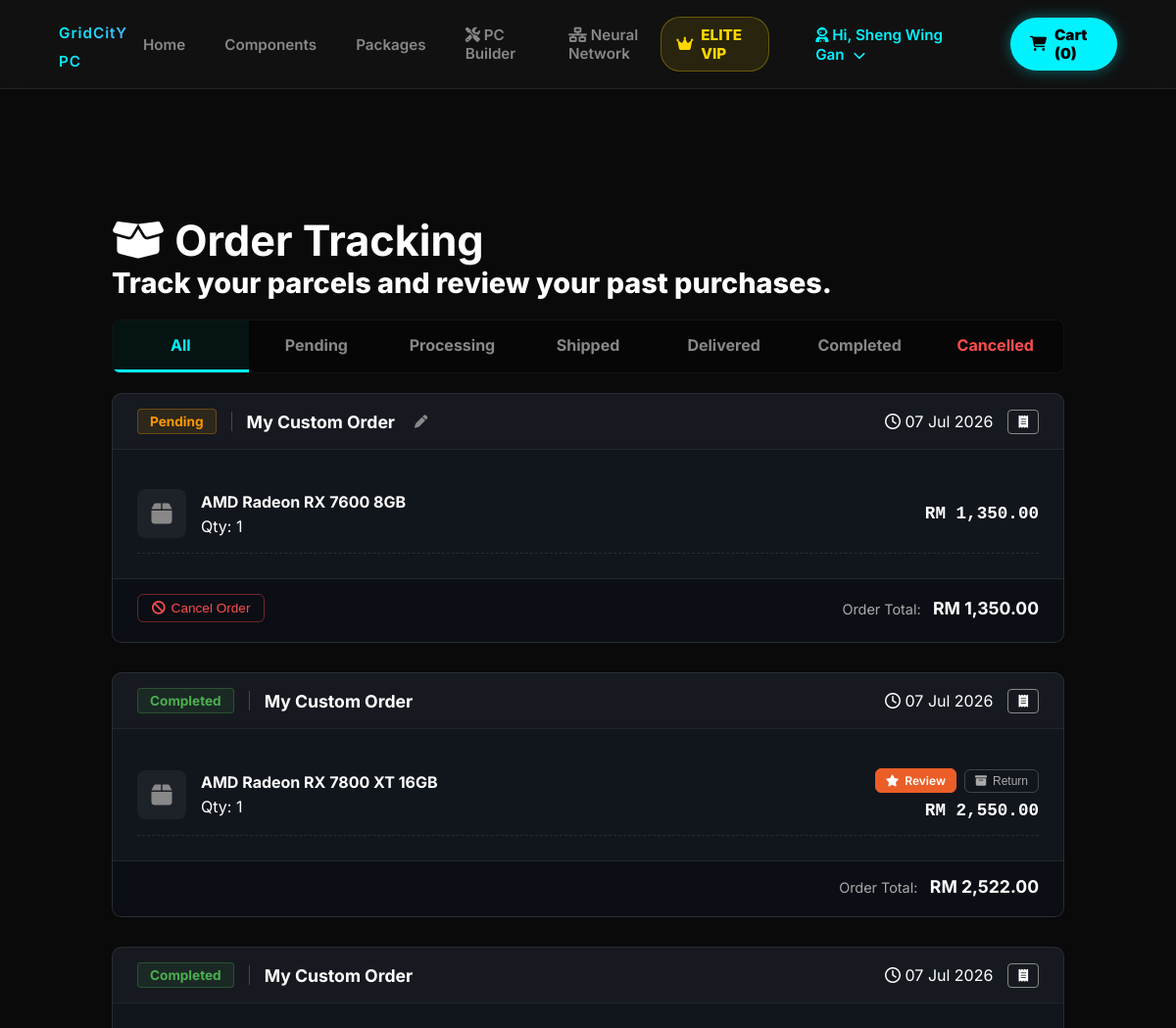
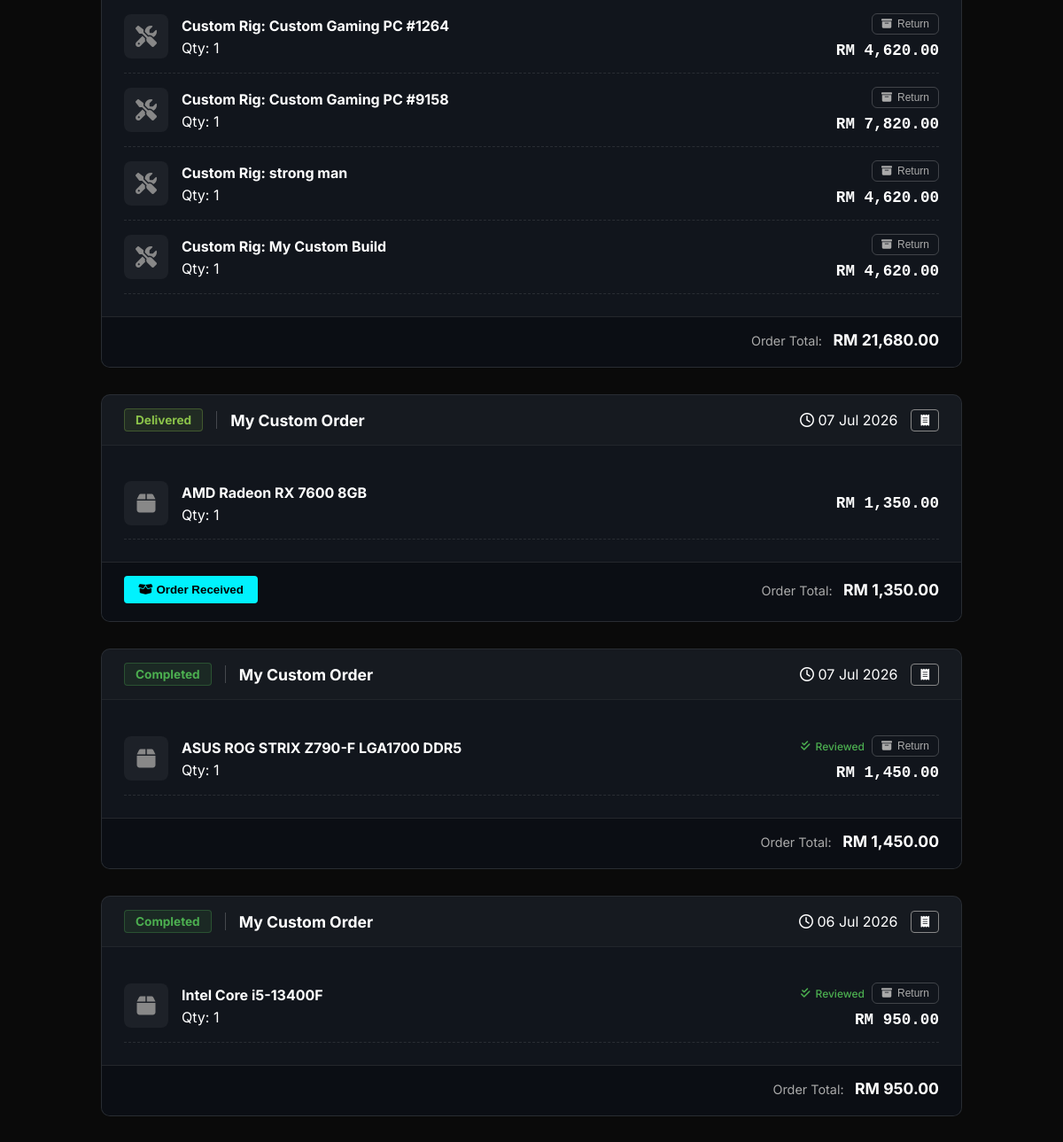
The page /my_orders.php (signed in, upper part) on the database as committed earlier (2 pictures, top to bottom).
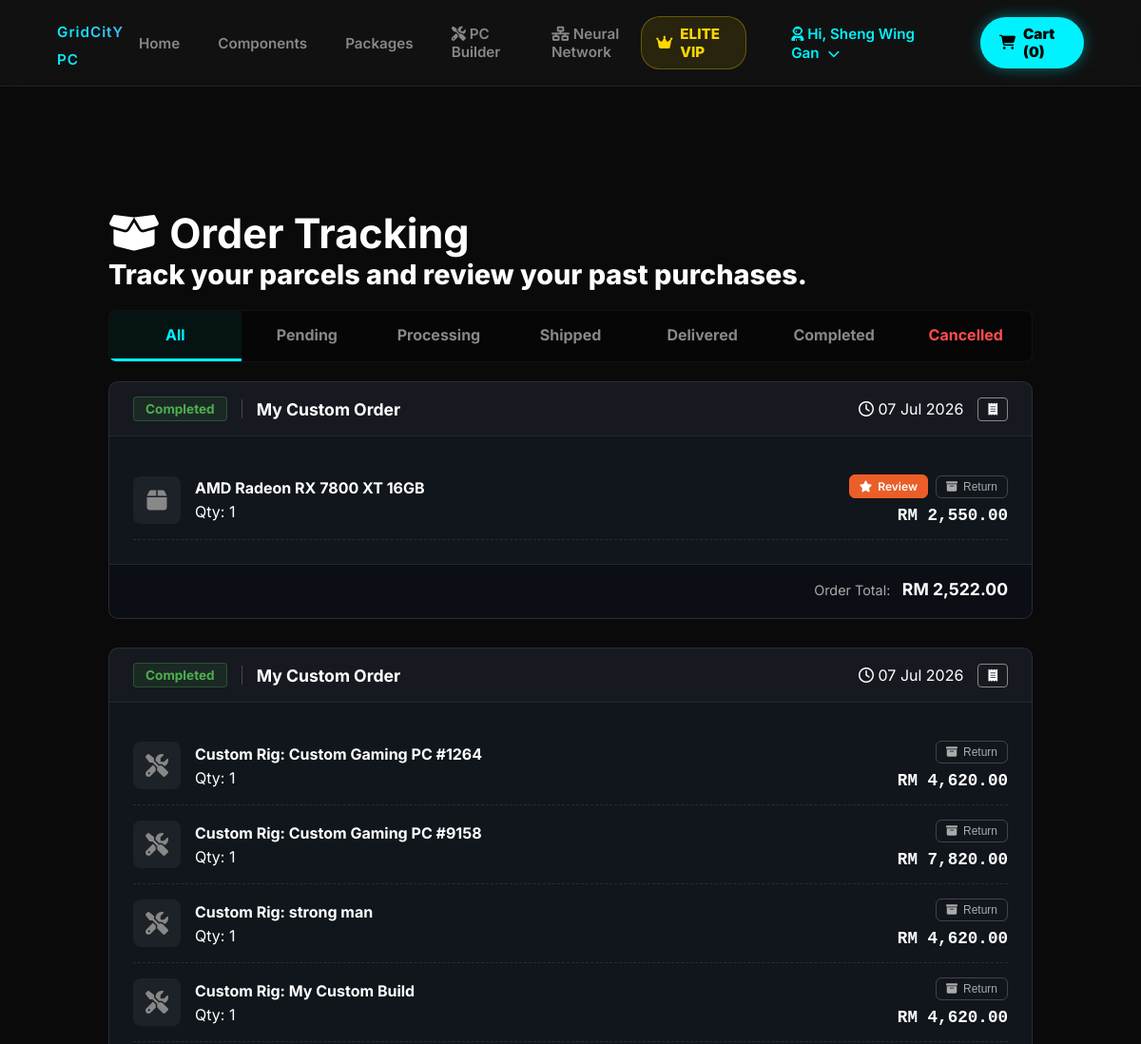
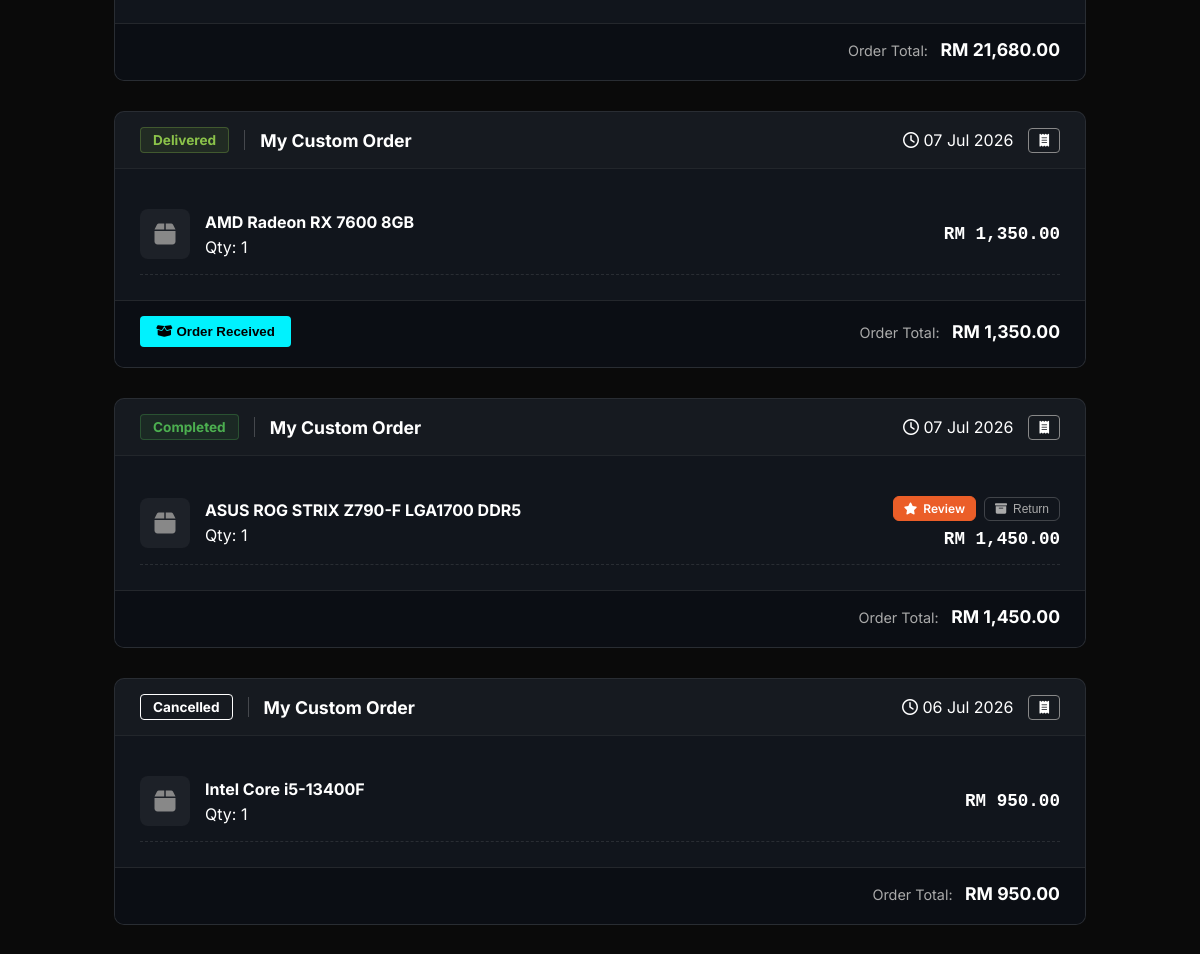
The same page on the database as committed later (2 pictures, top to bottom).
### tables this page shows
CREATE TABLE `orders` (
  `order_id` int(11) NOT NULL,
  `order_name` varchar(100) DEFAULT 'My Custom Order',
  `customer_id` int(11) NOT NULL,
  `order_date` datetime DEFAULT current_timestamp(),
  `total_amount` decimal(10,2) NOT NULL,
  `coins_used` int(11) NOT NULL DEFAULT 0,
  `discount_amount` decimal(10,2) NOT NULL DEFAULT 0.00,
  `shipping_address` text NOT NULL,
  `contact_number` varchar(20) DEFAULT NULL,
  `order_status` varchar(20) DEFAULT 'Pending'
);

CREATE TABLE `order_details` (
  `order_detail_id` int(11) NOT NULL,
  `order_id` int(11) NOT NULL,
  `product_id` int(11) DEFAULT NULL,
  `pc_build` int(11) DEFAULT NULL,
  `package_id` int(11) DEFAULT NULL,
  `affiliate_id` int(11) DEFAULT NULL,
  `quantity` int(11) NOT NULL,
  `unit_price` decimal(10,2) NOT NULL,
  `return_status` varchar(50) DEFAULT NULL,
  `return_reason` text DEFAULT NULL,
  `return_image` varchar(255) DEFAULT NULL
);

CREATE TABLE `products` (
  `product_id` int(11) NOT NULL,
  `category_id` int(11) NOT NULL,
  `product_name` varchar(100) NOT NULL,
  `description` text DEFAULT NULL,
  `price` decimal(10,2) NOT NULL,
  `stock_quantity` int(11) NOT NULL DEFAULT 0,
  `specifications` text DEFAULT NULL,
  `image_url` longtext DEFAULT NULL,
  `status` varchar(20) DEFAULT 'Available',
  `tdp_wattage` int(11) DEFAULT 0,
  `is_package` tinyint(1) DEFAULT 0,
  `socket_type` varchar(20) DEFAULT NULL COMMENT 'For CPU and Motherboard (e.g., LGA1700, AM5)',
  `ram_type` varchar(20) DEFAULT NULL COMMENT 'For Motherboard and RAM (e.g., DDR4, DDR5)',
  `performance_tier` int(2) DEFAULT 0 COMMENT '1-10 scale for AI Bottleneck calculation'
);

### my_orders.php (the view, shortened to what the changed rows need)
<?php
require_once 'config.php';
$customer_id = $_SESSION['customer_id'];
$auto_complete_query = "UPDATE orders SET order_status = 'Completed' WHERE order_status = 'Delivered' AND order_date <= DATE_SUB(NOW(), INTERVAL 7 DAY)";
$conn->query($auto_complete_query);
$current_filter = isset($_GET['status']) ? $_GET['status'] : 'All';
$orders = [];
if ($current_filter === 'All') {
    $query_orders = "SELECT * FROM orders WHERE customer_id = ? ORDER BY order_date DESC";
    $stmt = $conn->prepare($query_orders);
    $stmt->bind_param("i", $customer_id);
} else {
    $query_orders = "SELECT * FROM orders WHERE customer_id = ? AND order_status = ? ORDER BY order_date DESC";
    $stmt = $conn->prepare($query_orders);
    $stmt->bind_param("is", $customer_id, $current_filter);
}
$stmt->execute();
$result_orders = $stmt->get_result();
while ($row = $result_orders->fetch_assoc()) {
    $order_id = $row['order_id'];
    $query_details = "
        SELECT od.*, p.product_name, sb.build_name, pk.package_name,
               (SELECT COUNT(*) FROM reviews r WHERE r.product_id = od.product_id AND r.customer_id = ?) AS is_reviewed
        FROM order_details od
        LEFT JOIN products p ON od.product_id = p.product_id
        LEFT JOIN saved_builds sb ON od.pc_build = sb.pc_build
        LEFT JOIN packages pk ON od.package_id = pk.package_id
        WHERE od.order_id = ?
    ";
    $stmt_details = $conn->prepare($query_details);
    $stmt_details->bind_param("ii", $customer_id, $order_id);
    $stmt_details->execute();
    $result_details = $stmt_details->get_result();
    $items = [];
    while ($item = $result_details->fetch_assoc()) {
        $item_display_name = $item['product_name'];
        if (!$item_display_name) {
            if ($item['build_name']) {
                $item_display_name = "Custom Rig: " . $item['build_name'];
            } elseif ($item['package_name']) {
                $item_display_name = "Package: " . $item['package_name'];
            } else {
                $item_display_name = "Unknown Item";
            }
        }
        $item['display_name'] = $item_display_name;
        $items[] = $item;
    }
    $row['items'] = $items;
    $orders[] = $row;
}
?>
<!DOCTYPE html>
<html lang="en">
<head>
    <link rel="stylesheet" href="https://cdnjs.cloudflare.com/ajax/libs/font-awesome/6.4.0/css/all.min.css">
    <link rel="stylesheet" href="css/style.css">
</head>
<body>
    <?php include 'includes/header.php'; ?>
    <main class="main-container cart-page-wrapper">
        <div class="auth-title" style="text-align: left; margin-bottom: 20px;">
            <h2><i class="fa-solid fa-box-open"></i> Order Tracking</h2>
        </div>
        <?php if (empty($orders)): ?>
            <div class="cart-empty-state">
                <i class="fa-solid fa-box" style="font-size: 3rem; color: var(--text-muted); margin-bottom: 15px;"></i>
                <h3 style="color: var(--text-main);">No orders found in this category.</h3>
            </div>
        <?php else: ?>
            <?php foreach ($orders as $order): ?>
                <div class="order-card">
                    <div class="order-header">
                        <div style="display: flex; align-items: center; gap: 10px;">
                            <span class="status-badge badge-<?php echo htmlspecialchars($order['order_status']); ?>">
                                <?php echo htmlspecialchars($order['order_status']); ?>
                            </span>
                            <span style="color: var(--text-main); font-weight: bold; font-size: 1.1rem;">
                                <?php echo htmlspecialchars($order['order_name'] ?? 'Order #' . str_pad($order['order_id'], 5, "0", STR_PAD_LEFT)); ?>
                            </span>
                            <?php if (in_array($order['order_status'], ['Pending', 'Processing', 'Shipped'])): ?>
                            <button class="btn-rename" onclick="promptRename(<?php echo $order['order_id']; ?>, '<?php echo addslashes(htmlspecialchars($order['order_name'] ?? 'Order #'.$order['order_id'])); ?>')">
                                <i class="fa-solid fa-pen"></i>
                            </button>
                            <?php endif; ?>
                        </div>
                        <div style="display: flex; gap: 15px; align-items: center;">
                            <span class="specs"><i class="fa-regular fa-clock"></i> <?php echo date('d M Y', strtotime($order['order_date'])); ?></span>
                            <a href="invoice.php?id=<?php echo $order['order_id']; ?>" target="_blank" class="btn" style="padding: 4px 10px; border: 1px solid var(--text-muted); color: var(--text-main); border-radius: 4px; font-size: 0.8rem; text-decoration: none;">
                                <i class="fa-solid fa-receipt"></i>
                            </a>
                        </div>
                    </div>
<div class="order-body" style="display: flex; flex-direction: column; width: 100%;">
    <?php
    foreach ($order['items'] as $item):
    ?>
        <div class="order-item-wrapper" style="display: flex; justify-content: space-between; align-items: center; padding: 15px 0; border-bottom: 1px dashed rgba(255,255,255,0.1);">
            <div class="item-info" style="display: flex; gap: 15px; align-items: center; flex: 1;">
                <div class="item-thumb" style="width: 50px; height: 50px; background: rgba(255,255,255,0.05); border-radius: 8px; display: flex; justify-content: center; align-items: center;">
                    <i class="fa-solid <?php echo strpos(strtolower($item['display_name']), 'custom') !== false ? 'fa-screwdriver-wrench' : 'fa-box'; ?>" style="font-size: 1.5rem; color: var(--text-muted);"></i>
                </div>
                <div>
                    <h4 style="color: var(--text-main); margin: 0 0 5px 0; font-size: 1rem;">
                        <?php echo htmlspecialchars($item['display_name']); ?>
                    </h4>
                    <span class="specs">Qty: <?php echo $item['quantity']; ?></span>
                </div>
            </div>
           <div class="item-actions" style="display: flex; flex-direction: column; align-items: flex-end; gap: 8px;">
                <?php if ($order['order_status'] == 'Completed'): ?>
                    <div style="display: flex; gap: 8px; align-items: center;"> <?php if (!empty($item['product_id'])): ?>
                            <?php if ($item['is_reviewed'] > 0): ?>
                                <span class="badge-text-green" style="font-size: 0.75rem; padding: 4px 0;">
                                    <i class="fa-solid fa-check-double"></i> Reviewed
                                </span>
                            <?php else: ?>
                                <a href="leave_review.php?product_id=<?php echo $item['product_id']; ?>" class="btn-solid-orange" style="font-size: 0.75rem; padding: 4px 10px;">
                                    <i class="fa-solid fa-star"></i> Review
                                </a>
                            <?php endif; ?>
                        <?php endif; ?>
<?php if (!empty($item['return_status'])): ?>
                            <?php
                                $badge_class = 'badge-outline-orange';
                                $icon_class = 'fa-clock-rotate-left';
                                if ($item['return_status'] == 'Refunded') {
                                    $badge_class = 'badge-outline-green';
                                    $icon_class = 'fa-circle-check';
                                } elseif ($item['return_status'] == 'Rejected') {
                                    $badge_class = 'badge-outline-red';
                                    $icon_class = 'fa-circle-xmark';
                                }
                            ?>
                            <span class="<?php echo $badge_class; ?>" style="font-size: 0.75rem; padding: 4px 10px;">
                                <i class="fa-solid <?php echo $icon_class; ?>"></i> Return: <?php echo htmlspecialchars($item['return_status']); ?>
                            </span>
                        <?php else: ?>
                            <button type="button" class="btn-outline-muted" style="font-size: 0.75rem; padding: 4px 10px;" onclick="promptReturn(<?php echo $order['order_id']; ?>, <?php echo $item['order_detail_id']; ?>)">
                                <i class="fa-solid fa-box-archive"></i> Return
                            </button>
                        <?php endif; ?>
                    </div>
                <?php endif; ?>
                <div style="color: var(--text-main); font-weight: bold; font-size: 1.1rem; font-family: 'JetBrains Mono', monospace;">
                    RM <?php echo number_format($item['unit_price'], 2); ?>
                </div>
            </div>
            </div>
    <?php endforeach; ?>
</div>
<div class="order-footer" style="display: flex; justify-content: space-between; align-items: center; padding-top: 15px;">
    <div style="display: flex; gap: 10px;"> <?php if ($order['order_status'] == 'Delivered'): ?>
            <form method="POST" action="my_orders.php" style="margin: 0;">
                <button type="submit" class="btn-received" onclick="return confirm('Have you received the products in good condition?');">
                    <i class="fa-solid fa-box-open"></i> Order Received
                </button>
            </form>
        <?php endif; ?>
        <?php if ($order['order_status'] == 'Pending'): ?>
            <form method="POST" action="my_orders.php" style="margin: 0;">
                <button type="submit" class="btn-outline-muted" style="color: #ff4d4d; border-color: rgba(255, 77, 77, 0.4);" onclick="return confirm('Are you sure you want to cancel this order? RM <?php echo number_format($order['total_amount'], 2); ?> will be refunded to your wallet immediately.');">
                    <i class="fa-solid fa-ban"></i> Cancel Order
                </button>
            </form>
        <?php endif; ?>
    </div> <div style="text-align: right;">
        <span style="color: #aaa; font-size: 0.9rem;">Order Total:</span>
        <strong style="color: #fff; font-size: 1.1rem; margin-left: 8px;">RM <?php echo number_format($order['total_amount'], 2); ?></strong>
    </div>
</div> </div> <?php endforeach; ?> <?php endif; ?> </main> <?php include 'includes/footer.php'; ?>
</body>
</html>

Rows that differ between the two databases and show on the page:
removed orders: order_status "Pending", order_name "My Custom Order", order_date "07 Jul 2026", total_amount "1,350.00"
removed order_details: product.product_name "AMD Radeon RX 7600 8GB", quantity "1", unit_price "1,350.00", shown under "Pending"
computed for order_details "ASUS ROG STRIX Z790-F LGA1700 DDR5": text "Reviewed" → "Review"
changed orders: order_status "Completed" → "Cancelled"
shown differently, row unchanged: order_details "Intel Core i5-13400F": no longer shows "Reviewed Return"
